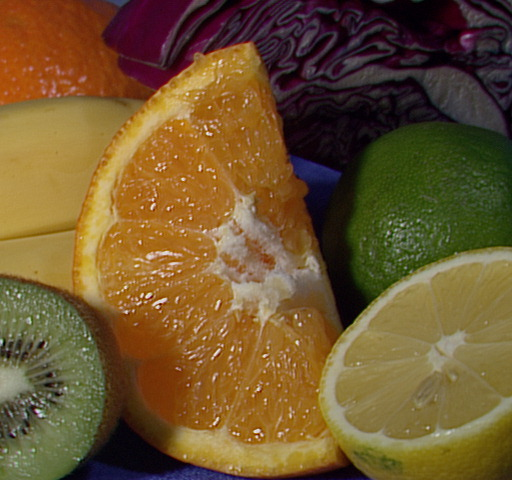
//> input picture OHLANDER CLUSTERING/Images/fruits.jpg, 512 x 480 px
$ ./Ohlander Images/fruits.jpg 100   (built with g++ and OpenCV 4)
//> lines starting //> are read from the running program, lines starting //| are printed output that depends on the picture; after the words box and inside, x2 and y2 are one past the last pixel; in counts of white or black regions, pixels touching at a corner belong together
#include <iostream>
#include <cstdio>
#include <vector>
#include <opencv2/opencv.hpp>

using namespace cv;
using namespace std;

// We describe the functions to use in the algorithm.
void Ohlander(Mat, int);
pair<int, int> ComputeMidPoint(Mat, Mat, int);
void ComputeMasks(Mat, Mat, int, int);

// channels is relative to the three channels of the color RGB,
// channelsMat is relative to the output of calcHist() function
// of openCV to compute the histogram of an image (in this case
// the histogram of the three colors).
Mat channels[3];
Mat channelsMat[3];

// resultsMask is the vector that contains the mask that correspond
// to the cluster of the image. In particular we push a mask into
// this vector when we cannot split its histogram into two masks
// because the histogram has not two peak.
vector<Mat> resultsMask;
vector<Mat> maskToApply;

// These variables are relative to the calcHist function that compute
// the histogram with a particular mask.
int histSize = 256;
float range[] = { 0, 256 } ;
const float* histRange = { range };
bool uniformHist = true;
bool accumulateHist = false;

void Ohlander(Mat src, int thr) {
    // The algorithm extract from vector the mask until he is empty,
    // and then he pop the element from the same vector.
    while(!maskToApply.empty()) {
        Mat extractedMask = maskToApply.back();
        maskToApply.pop_back();

        // We use these variables to track the information of the max peak,
        // the max valley of the histogram R or G or B, and its index. The
        // boolean variable say the fact that the histogram should be splitted
        // again into two masks.
        int maxPeak = 0;
        int maxValley = 0;
        int index = 0;
        bool found = 0;

        // The pair track the valley and the max peak of the current histogram,
        // so we can choose that histogram to split it into two masks, as we say
        // previously.
        pair<int, int> computedMidPoint;

        for(int i = 0; i < 3; i++) {
            // For every channel we compute the histogram with the mask extracted previously, and put
            // the result into the channelsMat current variable.
            calcHist(&channels[i], 1, 0, extractedMask, channelsMat[i], 1, &histSize, &histRange, uniformHist, accumulateHist);

            // Then, we need to compute the middle point between two peak, it is called valley,
            // for the specific histogram.
            computedMidPoint = ComputeMidPoint(channelsMat[i], src, thr);

            // If the valley [or the peak] is lower than zero, we can put the mask
            // computed with the function ComputeMidPoint() into the vector. Otherwise,
            // we need to track the information about the peak and the valley and choose
            // the max peak.
            if(computedMidPoint.first <= 0 || computedMidPoint.second <= 0) {
                resultsMask.push_back(extractedMask);
            } else if(computedMidPoint.second > maxPeak) {
                maxValley = computedMidPoint.first;
                maxPeak = computedMidPoint.second;
                index = i;
                found = true;
            }
        }

        // If the mask isn't a "result mask" we need to split the mask into two masks,
        // and restart the whole process because the functions push two new masks into
        // the vector.
        if(found) {
            ComputeMasks(channelsMat[index], src, maxValley, index);
        }
    }
}

pair<int, int> ComputeMidPoint(Mat histogram, Mat src, int thr) {
    // The theory says that might be more than two peak, and at the
    // same time more than one valley, so we use a blur on the histogram
    // to smooth the peak and the valley, with an advance in computation time.
    GaussianBlur(histogram, histogram, Size(55, 55), 0, 0);

    // The map track the value of every point into the histogram, and its
    // index, so we can choose the first max peak and the second max peak,
    // and conseguently the valley between them. We need to remeber that an
    // histogram is a vector of integers.
    map<int, int> histMap;
    for(int i = 0; i < histogram.rows; i++) {
        histMap.insert(make_pair(histogram.at<float>(i, 0), i));
    }

    int firstPeak = 0;
    int secondPeak = 0;

    // To search the first peak on the left, we iterate through the histogram's
    // values until there are some value lower than the current peak.
    int firstPeakIndex = 0;
    while(histogram.at<float>(firstPeakIndex, 0) >= firstPeak) {
        firstPeak = histogram.at<float>(firstPeakIndex, 0);
        firstPeakIndex++;
    }

    // The same thing we make with the second peak on the right, the while
    // iterate until the histogram value is grater than second peak and the
    // index is grater than the first peak index.
    int secondPeakIndex = histogram.rows-1;
    while(histogram.at<float>(secondPeakIndex, 0) >= secondPeak && secondPeakIndex > firstPeakIndex) {
        secondPeak = histogram.at<float>(secondPeakIndex, 0);
        secondPeakIndex--;
    }

    // The pair refers to the return value of the function, the first element
    // corresponds to the valley, the second to the max peak of the histogram.
    // We create the pair only when the distance between the two peak is lower
    // than a threshold that we give in input.
    pair<int, int> toReturn;

    // We compute the valley and the max of two peaks.
    int valley = (histMap[firstPeak] + histMap[secondPeak])/2;
    int peak = max(firstPeak, secondPeak);

    // If the peaks are too close, so if the differences between the two peaks
    // is lower than the threshold, we should return -1 and -1. Otherwise
    // we make the pair with the value computed.
    if(abs(histMap[firstPeak] - histMap[secondPeak]) < thr) {
        toReturn = make_pair(-1, -1);
    } else {
        toReturn = make_pair(valley, peak);
    }

    return toReturn;
}

void ComputeMasks(Mat histogram, Mat src, int valley, int index) {
    // We should create two masks, that are the clone of the principal
    // histogram, because we need to split this.
    Mat left = histogram.clone();
    Mat right = histogram.clone();

    // In the first mask we make zero all the value between the valley
    // and the histogram's rows, so we have the right mask.
    for(int i = valley; i < histogram.rows; i++) {
        left.at<float>(i, 0) = 0;
    }

    // We reverse the operation for the right mask, because we start from
    // the histogram's rows to the valley.
    for(int i = histogram.rows-1; i >= valley; i--) {
        right.at<float>(i, 0) = 0;
    }

    Mat leftMask = Mat(src.size(), CV_8UC1, Scalar::all(0));
    Mat rightMask = Mat(src.size(), CV_8UC1, Scalar::all(0));

    // We iterate only on the histogram (R, G or B) that are the highest
    // peak. It is identified by the integer index. Remember that the
    // channels is obtained from the split function.
    for(int i = 0; i < channels[index].rows; i++) {
        for(int j = 0; j < channels[index].cols; j++) {
            int intensity = channels[index].at<uchar>(i, j);

            // If the intensity of element (i, j) into the indexed channels
            // is greater than zero, we should set 1 into the leftMask. Otherwise
            // we should set 0, because it will not be considered.
            if(left.at<float>(intensity, 0) > 0) {
                leftMask.at<uchar>(i, j) = 1;
            } else {
                leftMask.at<uchar>(i, j) = 0;
            }

            // With the same logical reasoning we can create the right mask.
            if(right.at<float>(intensity, 0) > 0) {
                rightMask.at<uchar>(i, j) = 1;
            } else {
                rightMask.at<uchar>(i, j) = 0;
            }
        }
    }

    // At the end we push into the vector the two masks founded.
    maskToApply.push_back(leftMask);
    maskToApply.push_back(rightMask);
}

int main(int argc, char *argv[]) {
    if(argc != 3) {
        cout << "Usage: ./[program-name] [image-name].[image-format] [threshold]" << endl;
        exit(0);
    }

    // We read the input image (colored).
    String inputName = argv[1];
    Mat inputImage = imread(inputName, IMREAD_COLOR);
//> inputImage is the input picture: 480 rows x 512 cols, CV_8UC3; mean B, G, R 46.2, 85.6, 110.8

    // To remove the eventual noise we can apply on the input image
    // a GaussianBlur to smooth the original image.
    GaussianBlur(inputImage, inputImage, Size(5, 5), 8);
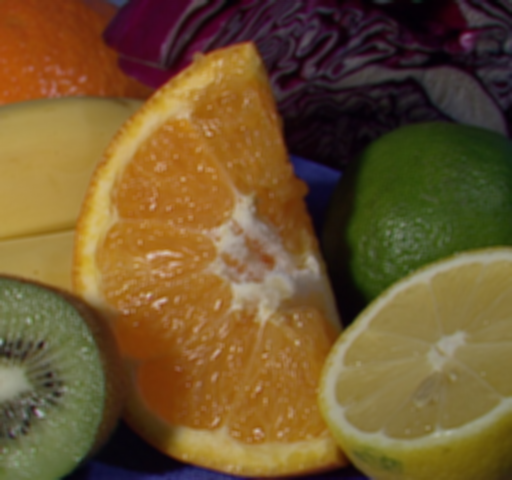
//> inputImage: 480 rows x 512 cols, CV_8UC3; mean B, G, R 46.2, 85.6, 110.8

    // This function split the input image into its three component: R, G, B.
    split(inputImage, channels);
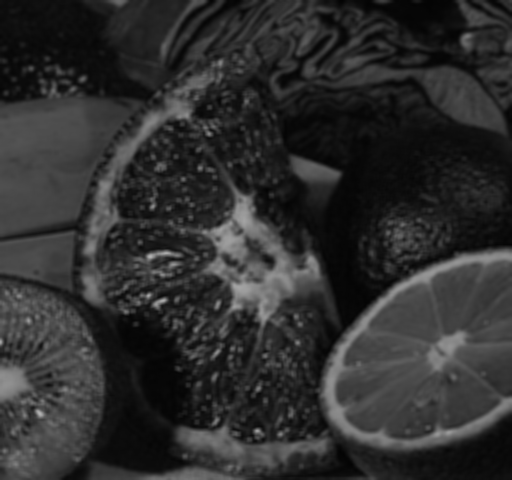
//> channels[0]: 480 rows x 512 cols, CV_8UC1; min 3, max 180, mean 46.2
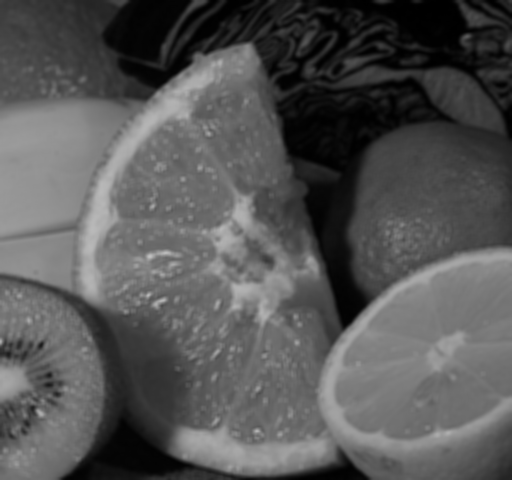
//> channels[1]: 480 rows x 512 cols, CV_8UC1; min 0, max 193, mean 85.6
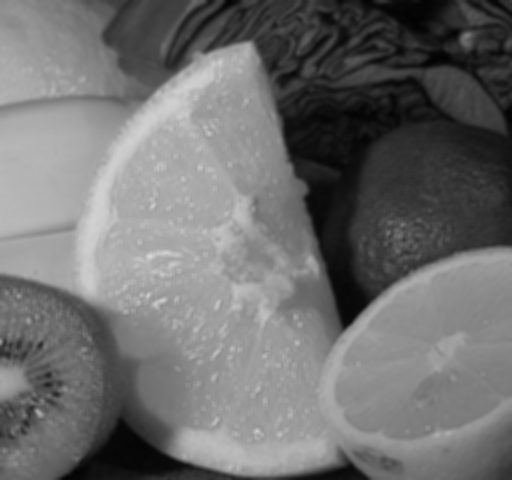
//> channels[2]: 480 rows x 512 cols, CV_8UC1; min 2, max 215, mean 110.8

    // The first mask to push into the vector is the mask that cover all the image.
    Mat firstMask = Mat(inputImage.size(), CV_8UC1, Scalar::all(1));
    maskToApply.push_back(firstMask);

    // We read the threshold.
    int thr = atoi(argv[2]);

    // We call the algorithm.
    Ohlander(inputImage, thr);
//> the loop in Ohlander, `while(!maskToApply.empty())` made 3 passes
//> (maxValley, maxPeak, index, found) on passes 1 to 3: (56, 2482, 1, true), (0, 0, 0, false), (0, 0, 0, false)
//> after the loop in Ohlander, `while(!maskToApply.empty())`: resultsMask[0]: 480 rows x 512 cols, CV_8UC1; every value is 1
//> after the loop in Ohlander, `while(!maskToApply.empty())`:
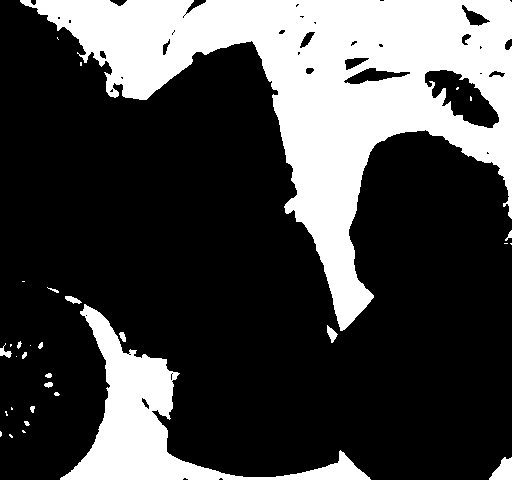
//> resultsMask[1]: 480 rows x 512 cols, CV_8UC1; values 0 (black) and 1 (white), 27.6% white; 32 white regions (16 under 20 px), largest, box (x1, y1, x2, y2) and area: (20, 0, 512, 331) 54729, (60, 304, 371, 480) 12126, (489, 457, 512, 480) 348

    // This function show the image into a window.
    namedWindow("Original Image", WINDOW_AUTOSIZE);
    imshow("Original Image", inputImage);

    // At the end we declare the output matrix for the image.
    Mat outputImage = Mat(inputImage.size(), inputImage.type(), Scalar::all(0));
    RNG rng(12345);

    // For the results masks we make a random color and we assign it to the different
    // regions founded with Ohlander.
    for(int i = 0; i < resultsMask.size(); i++) {
        Vec3b color = Vec3b(rng.uniform(0, 255), rng.uniform(0, 255), rng.uniform(0, 255));
        for(int x = 0; x < inputImage.rows; x++) {
            for(int y = 0; y < inputImage.cols; y++) {
                if(resultsMask.at(i).at<uchar>(x, y) != 0) {
                    outputImage.at<Vec3b>(x, y) = color;
                }
            }
        }
    }
//> this loop made 7 passes
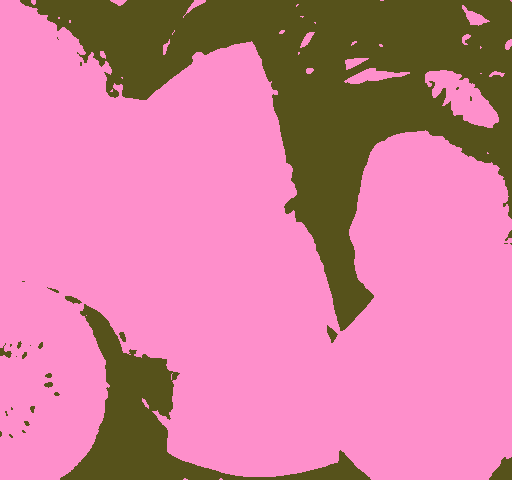
//> outputImage: 480 rows x 512 cols, CV_8UC3; mean B, G, R 154.4, 126.2, 207.6

    // The result is shown into a specific window.
    namedWindow("Computed Image", WINDOW_AUTOSIZE);
    imshow("Computed Image", outputImage);

    waitKey(0);

    return 0;
}

$ run again, on OHLANDER CLUSTERING/Images/test.jpeg
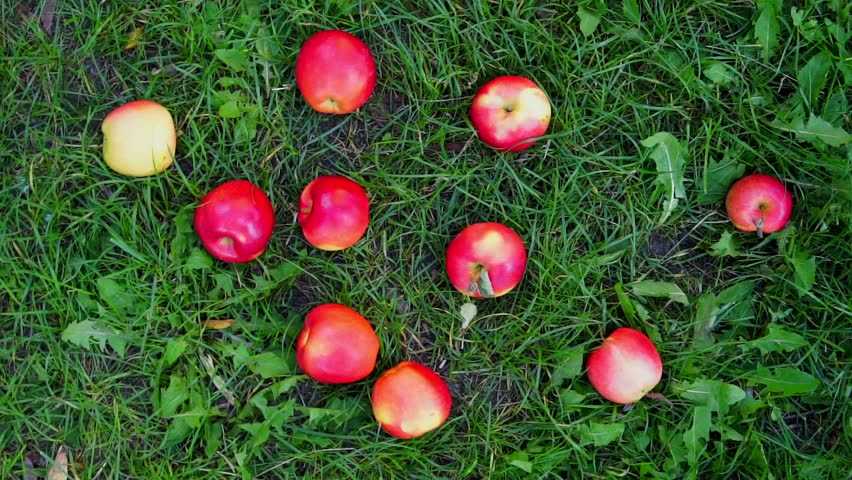
//> input picture OHLANDER CLUSTERING/Images/test.jpeg, 852 x 480 px
//> inputImage is the input picture: 480 rows x 852 cols, CV_8UC3; mean B, G, R 49, 86.1, 67.7
//> the loop in Ohlander, `while(!maskToApply.empty())` made 3 passes
//> (maxValley, maxPeak, index, found) on passes 2 to 3: (0, 0, 0, false), (0, 0, 0, false)
//> after the loop in Ohlander, `while(!maskToApply.empty())`:
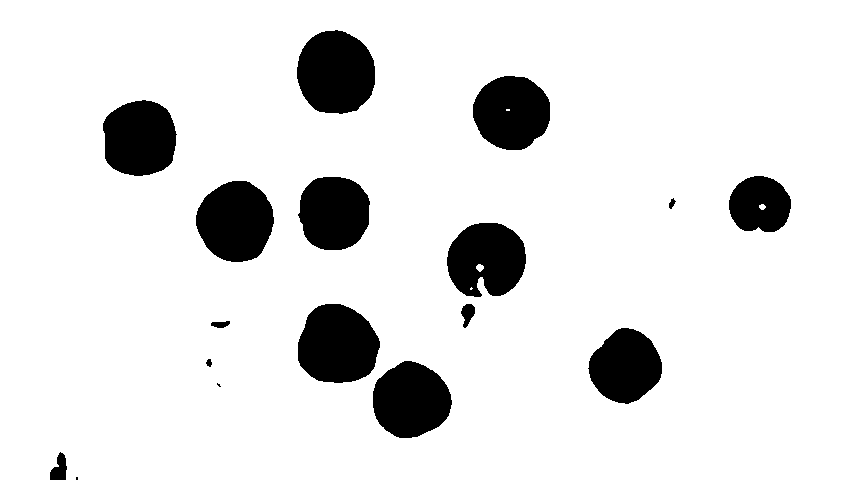
//> resultsMask[1]: 480 rows x 852 cols, CV_8UC1; values 0 (black) and 1 (white), 89% white; 17 black regions (2 under 20 px), largest, box (x1, y1, x2, y2) and area: (297, 30, 375, 114) 5203, (298, 304, 380, 383) 5093, (196, 181, 274, 262) 4852
//> the loop `for(int i = 0; i < resultsMask.size(); i++)` made 7 passes
//> after the loop `for(int i = 0; i < resultsMask.size(); i++)`:
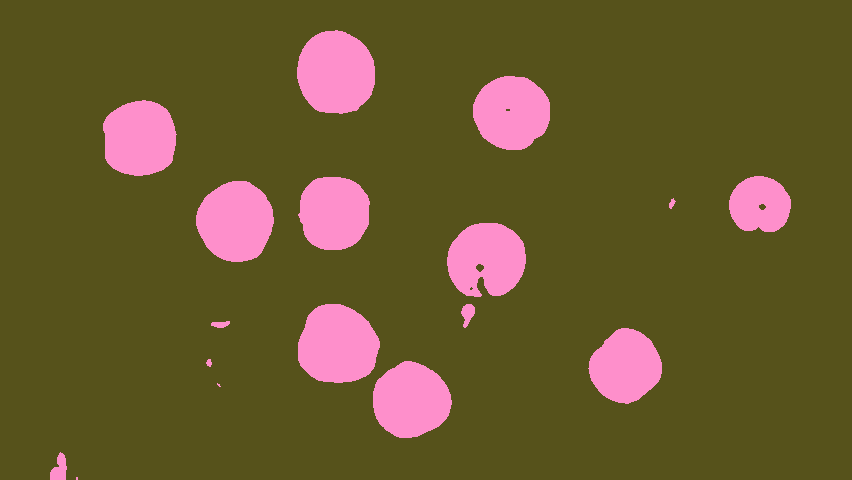
//> outputImage: 480 rows x 852 cols, CV_8UC3; mean B, G, R 46.4, 88.7, 104.5
